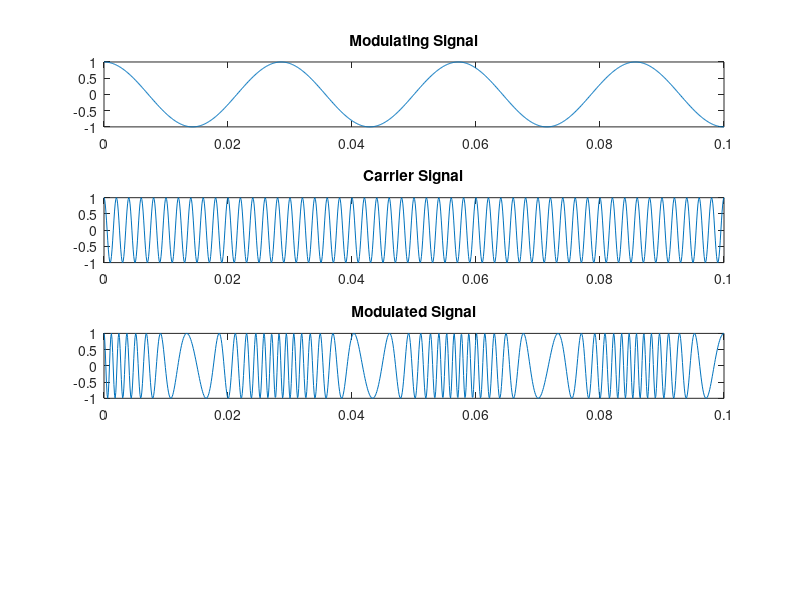

MATLAB code for this plot: (Note: this script raises an error after producing the figure.)
% Frequency Modulation and Demodulation

clear all;
close all;
clc;

% Modulation

% Carrier & Modulating Frequency
Fm = 35;
Fc = 500;

% Sampling Frequency
Fs = 10000;

% Modulation Index
beta = 10;

t = (0:0.1 * Fs) / Fs;

% Carrier & Modulating Angular Frequency
Wc = 2 * pi * Fc;
Wm = 2 * pi * Fm;

% Modulating Signal
Am = 1;
x = Am * cos(Wm * t);

% Carrier Signal
Ac = 1;
c = Ac * cos(Wc * t);

% Creating Frequency Modulation
FM_Mod = Ac * cos((Wc * t) + beta * sin(Wm * t));

% Plot the Signals
subplot(4, 1, 1);
plot(t, x);
title('Modulating Signal');

subplot(4, 1, 2);
plot(t, c);
title('Carrier Signal');

subplot(4, 1, 3);
plot(t, FM_Mod);
title('Modulated Signal');

% Demodulation

% Creating Frequency Demodulation
FM_DeMod = demod(FM_Mod, Fc, Fs, 'fm');

% Plot the Signals
subplot(4, 1, 4);
plot(t, FM_DeMod);
title('Demodulated Signal');
